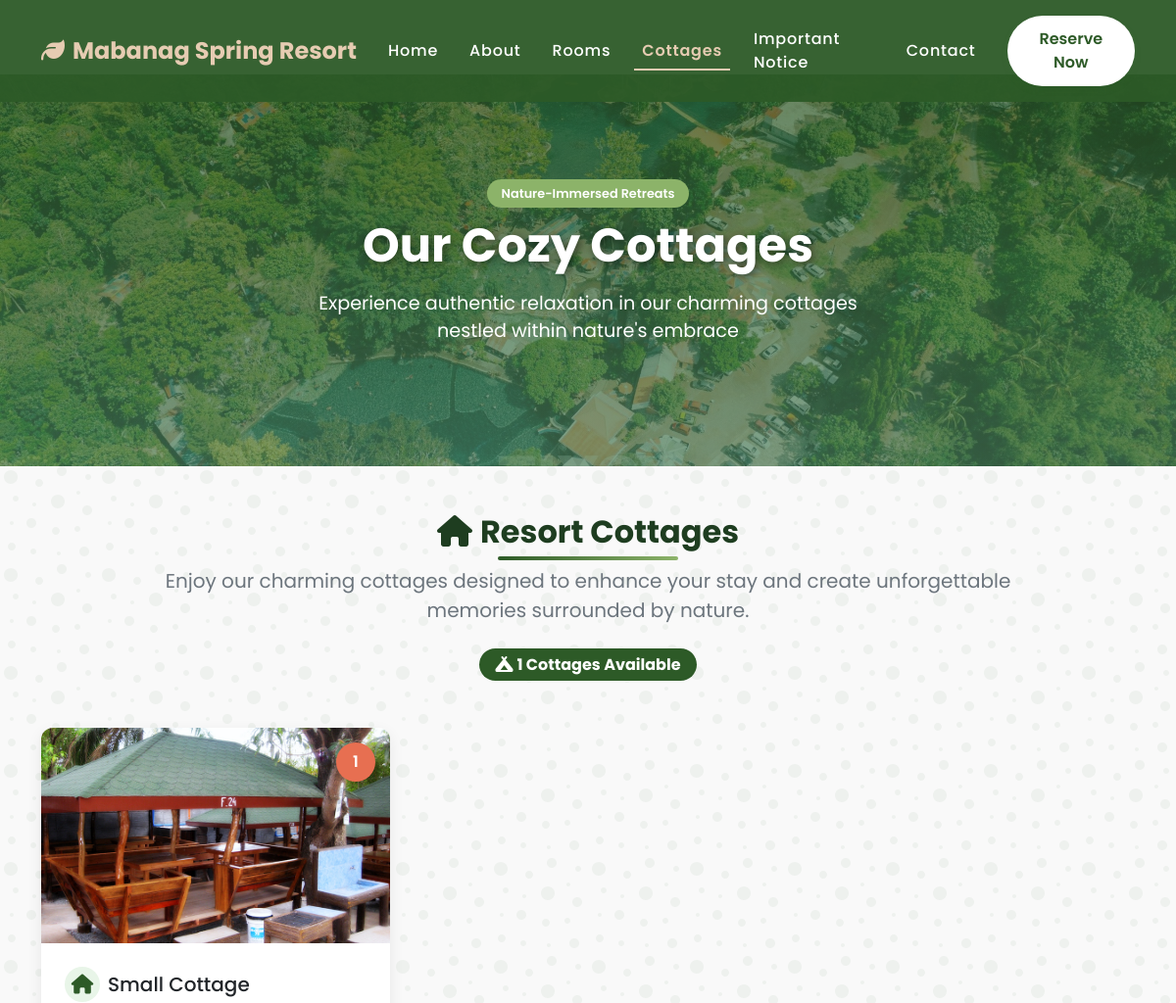
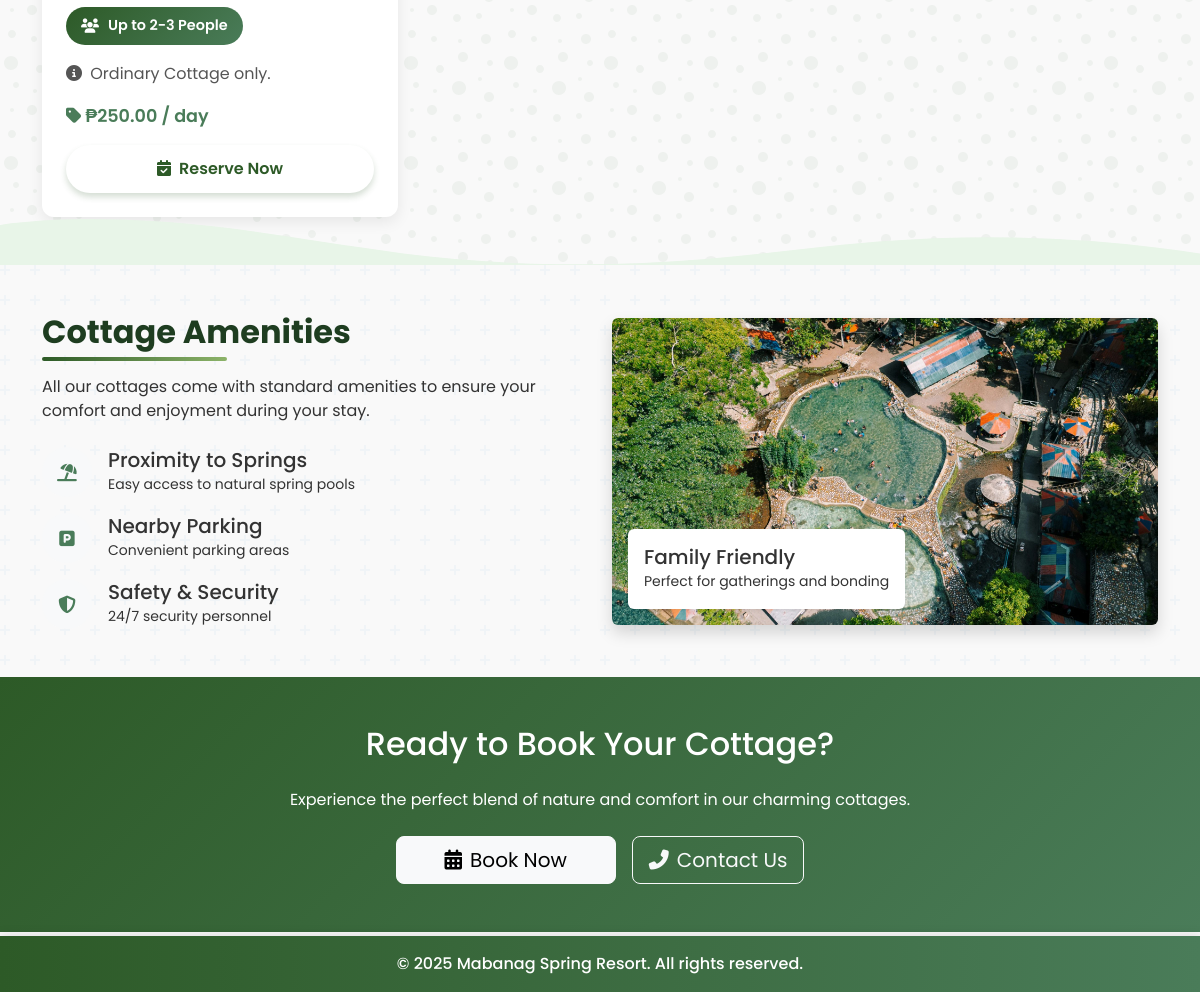
The app's page /cottages.php with its own data (2 pictures, top to bottom).
### tables this page shows
CREATE TABLE `cottage` (
  `cottage_id` int(11) NOT NULL,
  `cottage_type` varchar(50) NOT NULL,
  `capacity` varchar(50) DEFAULT NULL,
  `cottage_price` decimal(10,2) NOT NULL,
  `cottage_availability` enum('available','maintenance') NOT NULL DEFAULT 'available',
  `photo` varchar(100) NOT NULL,
  `cottage_description` text DEFAULT NULL
);

### cottages.php (the view, shortened to what this page needs)
<!doctype html>
<html lang="en">
<head>
    <link href="https://cdn.jsdelivr.net/npm/bootstrap@5.3.8/dist/css/bootstrap.min.css" rel="stylesheet" />
    <link rel="stylesheet" href="https://cdnjs.cloudflare.com/ajax/libs/font-awesome/6.4.0/css/all.min.css" />
    <link href="https://unpkg.com/aos@2.3.1/dist/aos.css" rel="stylesheet">
    <link rel="stylesheet" href="css/cottages.css">
</head>
<body>
    <nav class="navbar navbar-expand-lg fixed-top">
        <div class="container">
            <a class="navbar-brand" href="#">
                <i class="fas fa-leaf me-2"></i>Mabanag Spring Resort
            </a>
            <div class="collapse navbar-collapse" id="navbarNav">
                <ul class="navbar-nav ms-auto align-items-lg-center">
                    <li class="nav-item"><a class="nav-link" href="index.php">Home</a></li>
                    <li class="nav-item"><a class="nav-link" href="aboutus.php">About</a></li>
                    <li class="nav-item"><a class="nav-link" href="rooms.php">Rooms</a></li>
                    <li class="nav-item"><a class="nav-link active fw-semibold" href="cottages.php">Cottages</a></li>
                    <li class="nav-item"><a class="nav-link" href="notice.php">Important Notice</a></li>
                    <li class="nav-item"><a class="nav-link" href="contactus.php">Contact</a></li>
                    <li class="nav-item mt-2 mt-lg-0 ms-lg-3">
                        <a class="btn btn-resort" href="guest_reservation.php" role="button"
                            aria-label="Reserve Now">Reserve Now</a>
                    </li>
                </ul>
            </div>
        </div>
    </nav>
    <section class="cottages-hero">
        <div class="container" data-aos="fade-up">
            <span class="nature-badge">Nature-Immersed Retreats</span>
            <h1>Our Cozy Cottages</h1>
            <p>Experience authentic relaxation in our charming cottages nestled within nature's embrace</p>
        </div>
    </section>
    <?php
    require_once 'admin/connect.php';
    $sql = "SELECT * FROM cottage WHERE cottage_availability = 'available'";
    $result = $conn->query($sql);
    $cottageCount = $result->num_rows;
    ?>
    <section id="cottages" class="py-5 leaf-pattern position-relative">
        <div class="container">
            <div class="row justify-content-center mb-5">
                <div class="col-lg-10 text-center">
                    <h2 class="section-title text-center mb-3"><i class="fas fa-home me-2"></i>Resort Cottages</h2>
                    <p class="text-center mb-4 fs-5 text-secondary">Enjoy our charming cottages designed to enhance your stay and create unforgettable memories surrounded by nature.</p>
                    <div class="d-flex justify-content-center align-items-center">
                        <span class="badge bg-resort-primary rounded-pill px-3 py-2 text-white fs-6" style="background-color: var(--resort-primary);">
                            <i class="fas fa-campground me-1"></i><?php echo $cottageCount; ?> Cottages Available
                        </span>
                    </div>
                </div>
            </div>
            <div class="row g-4">
                <?php
                if ($result->num_rows > 0) {
                    $count = 0;
                    while($row = $result->fetch_assoc()) {
                        $count++;
                        ?>
                <div class="col-md-6 col-lg-4 fade-in" style="transition-delay: <?= $count * 0.15 ?>s;" data-aos="fade-up" data-aos-delay="<?= $count * 100 ?>">
                    <div class="card cottage-card h-100" tabindex="0" aria-label="<?php echo htmlspecialchars($row['cottage_type']); ?> cottage card">
                        <div class="position-relative">
                            <img src="photos/<?php echo htmlspecialchars($row['photo']); ?>" class="card-img-top"
                                alt="Photo of <?php echo htmlspecialchars($row['cottage_type']); ?> cottage">
                            <div class="cottage-counter"><?php echo $count; ?></div>
                        </div>
                        <div class="card-body d-flex flex-column">
                            <h5 class="card-title">
                                <i class="fas fa-home"></i><?php echo htmlspecialchars($row['cottage_type']); ?>
                            </h5>
                            <div class="mb-3">
                                <span class="capacity-badge">
                                    <i class="fas fa-users me-1"></i>Up to <?php echo $row['capacity']; ?>
                                </span>
                            </div>
                            <p class="card-text">
                                <i class="fas fa-info-circle me-1"></i>
                                <?php echo htmlspecialchars($row['cottage_description']); ?>
                            </p>
                            <div class="mt-auto">
                                <p class="text-success mb-3">
                                    <i class="fas fa-tag me-1"></i>₱<?php echo number_format($row['cottage_price'], 2); ?> / day
                                </p>
                                <a href="guest_reservation.php" class="btn btn-resort w-100" aria-label="Reserve <?php echo htmlspecialchars($row['cottage_type']); ?> cottage">
                                    <i class="fas fa-calendar-check me-2"></i>Reserve Now
                                </a>
                            </div>
                        </div>
                    </div>
                </div>
                <?php
                    }
                } else {
                    echo "<div class='col-12 text-center' data-aos='fade-up'><p class='text-muted fs-5'><i class='fas fa-home me-2'></i>No cottages available at the moment. Please check back later.</p></div>";
                }
                ?>
            </div>
        </div>
        <div class="decorative-wave">
        </div>
    </section>
    <section class="py-5 water-pattern">
        <div class="container">
            <div class="row align-items-center">
                <div class="col-lg-6 mb-4 mb-lg-0" data-aos="fade-right">
                    <h2 class="section-title">Cottage Amenities</h2>
                    <p class="mb-4">All our cottages come with standard amenities to ensure your comfort and enjoyment during your stay.</p>
                    <div class="d-flex align-items-center mb-3">
                        <div class="rounded-circle bg-light d-flex align-items-center justify-content-center me-3" style="width: 50px; height: 50px;">
                            <i class="fas fa-umbrella-beach text-success"></i>
                        </div>
                        <div>
                            <h5 class="mb-0">Proximity to Springs</h5>
                            <small>Easy access to natural spring pools</small>
                        </div>
                    </div>
                    <div class="d-flex align-items-center mb-3">
                        <div class="rounded-circle bg-light d-flex align-items-center justify-content-center me-3" style="width: 50px; height: 50px;">
                            <i class="fas fa-parking text-success"></i>
                        </div>
                        <div>
                            <h5 class="mb-0">Nearby Parking</h5>
                            <small>Convenient parking areas</small>
                        </div>
                    </div>
                    <div class="d-flex align-items-center">
                        <div class="rounded-circle bg-light d-flex align-items-center justify-content-center me-3" style="width: 50px; height: 50px;">
                            <i class="fas fa-shield-alt text-success"></i>
                        </div>
                        <div>
                            <h5 class="mb-0">Safety & Security</h5>
                            <small>24/7 security personnel</small>
                        </div>
                    </div>
                </div>
                <div class="col-lg-6" data-aos="fade-left">
                    <div class="position-relative">
                        <img src="photo/g1.jpg"
                             class="img-fluid rounded shadow" alt="Cottage Amenities">
                        <div class="position-absolute bottom-0 start-0 bg-white p-3 m-3 rounded shadow-sm">
                            <h5 class="mb-0">Family Friendly</h5>
                            <small>Perfect for gatherings and bonding</small>
                        </div>
                    </div>
                </div>
            </div>
        </div>
    </section>
    <section class="py-5" style="background: linear-gradient(135deg, var(--resort-primary), var(--resort-accent)); color: white;">
        <div class="container text-center" data-aos="fade-up">
            <h2 class="mb-4">Ready to Book Your Cottage?</h2>
            <p class="mb-4">Experience the perfect blend of nature and comfort in our charming cottages.</p>
            <div class="d-flex justify-content-center gap-3 flex-wrap">
                <a href="guest_reservation.php" class="btn btn-light btn-lg px-5">
                    <i class="fas fa-calendar-alt me-2"></i>Book Now
                </a>
                <a href="contactus.php" class="btn btn-outline-light btn-lg">
                    <i class="fas fa-phone-alt me-2"></i>Contact Us
                </a>
            </div>
        </div>
    </section>
    <footer>
        &copy; <?php echo date('Y'); ?> Mabanag Spring Resort. All rights reserved.
    </footer>
</body>
</html>

### records on screen
cottage: photo (picture), cottage_type "Small Cottage", capacity "2-3 People", cottage_description "Ordinary Cottage only.", cottage_price "250.00"

### other values on screen
$cottageCount "1"
